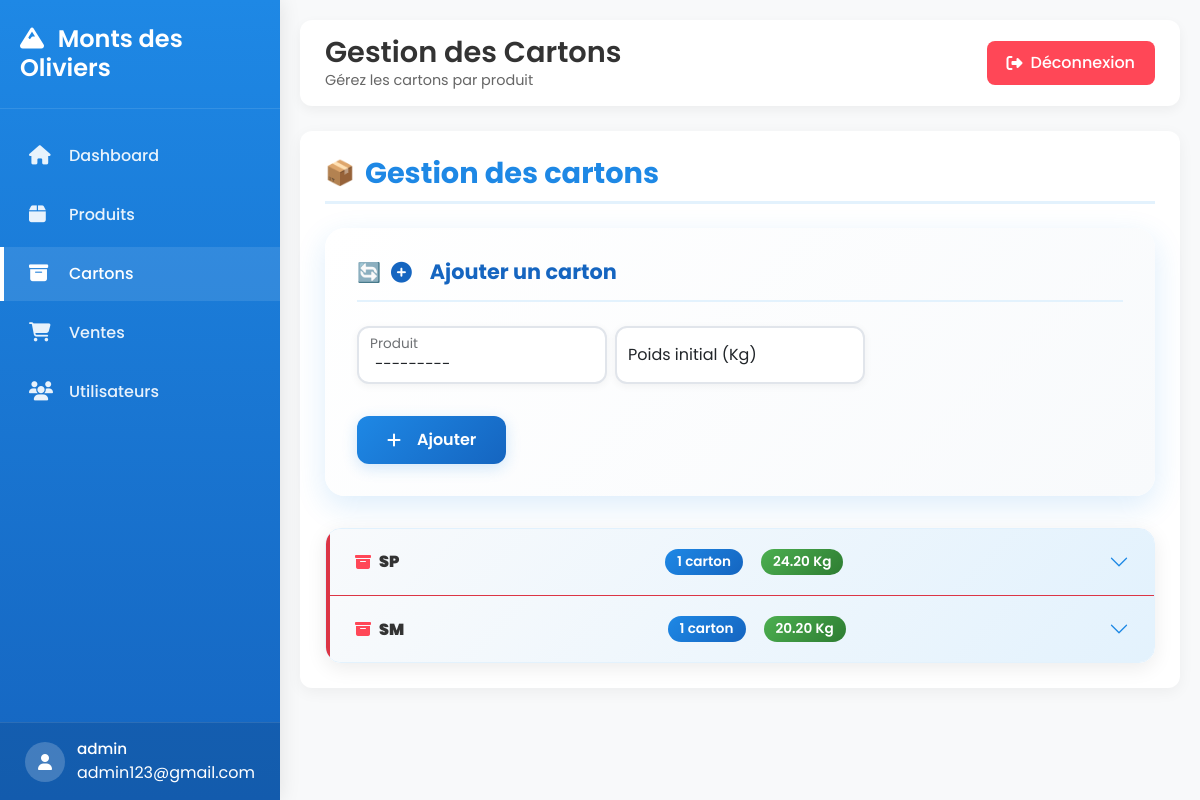
/cartons/ (signed in), run on an earlier commit of the app's database.
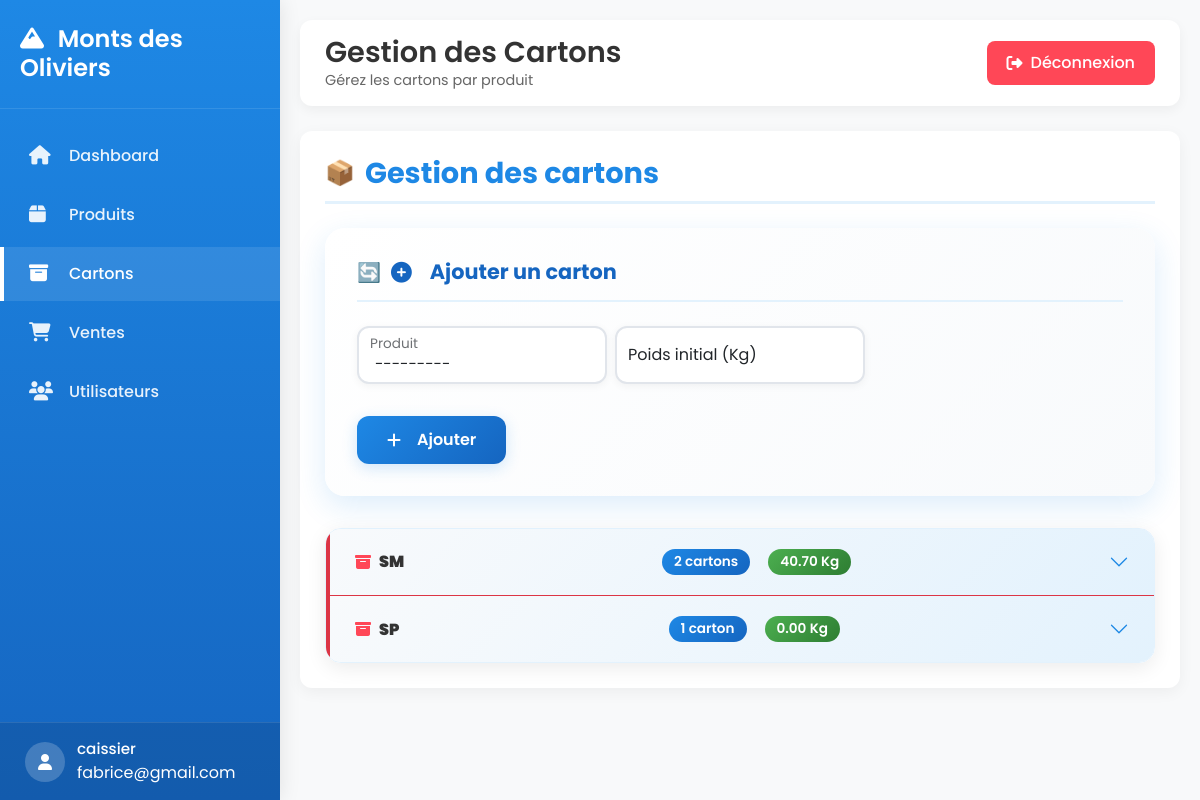
And on a later commit of the database.
### stock_produit/models/user.py (models this page shows, shortened)
class User(AbstractUser):
    USER_TYPE_CHOICES = [
        ('admin', 'Admin'),
        ('caissier', 'Caissier'),
    ]
    username = None
    email = models.EmailField(unique=True)
    user_type = models.CharField(max_length=10, choices=USER_TYPE_CHOICES)
    USERNAME_FIELD = 'email'
    REQUIRED_FIELDS = []

### stock_produit/models/produit.py (models this page shows)
class Produit(models.Model):
    CATEGORY_CHOICES = [
        ('volaille', 'Volailles'),
        ('poisson', 'Poissons'),
        ('frites', 'Frites'),
    ]
    name = models.CharField(max_length=100)
    price_per_kg = models.DecimalField(max_digits=10, decimal_places=2)
    carton_price = models.DecimalField(max_digits=10, decimal_places=2)
    category = models.CharField(max_length=20, choices=CATEGORY_CHOICES)
    stock_alert = models.PositiveIntegerField(default=5)
    created_at = models.DateTimeField(auto_now_add=True)
    def __str__(self):
        return self.name

### stock_produit/views.py (the view)
# urls.py: path("cartons/", views.cartons, name="cartons"),
@login_required
def cartons(request):
    form = CartonForm()
    if request.method == "POST":
        form = CartonForm(request.POST)
        if form.is_valid():
            form.save()
            return redirect("cartons")
    cartons = Carton.objects.select_related("produit")
    produits_groupes = {}
    for carton in cartons:
        produit = carton.produit
        if produit.id not in produits_groupes:
            produits_groupes[produit.id] = {
                "produit": produit,
                "cartons": [],
                "nombre_cartons": 0,
                "total_weight": 0,
                "stock_faible": False,
            }
        produits_groupes[produit.id]["cartons"].append(carton)
        produits_groupes[produit.id]["nombre_cartons"] += 1
        produits_groupes[produit.id]["total_weight"] += carton.remaining_weight or 0
    for item in produits_groupes.values():
        if item["nombre_cartons"] <= item["produit"].stock_alert:
            item["stock_faible"] = True
    context = {
        "produits_groupes": produits_groupes.values(),
        "form": form,
        "carton_edit": None,
    }
    return render(request, "Carton/cartons.html", context)

### stock_produit/forms.py
class CartonForm(forms.ModelForm):
    class Meta:
        model = Carton
        fields = ["produit", "initial_weight"]  # ✅ on enlève remaining_weight
        widgets = {
            "produit": forms.Select(attrs={
                "class": "form-select"
            }),
            "initial_weight": forms.NumberInput(attrs={
                "class": "form-control",
                "placeholder": "Poids initial (Kg)",
                "step": "0.01"
            }),
        }

### stock_produit/templates/Carton/cartons.html (shortened to what this page needs)
{% extends "Base/base.html" %}
{% block page_title %}Gestion des Cartons{% endblock %}
{% block page_subtitle %}Gérez les cartons par produit{% endblock %}
{% block content %}
<div class="cartons-page">
    <h3 class="mb-3">Gestion des cartons</h3>
    <div class="card mb-4">
        <div class="card-body">
            <h5>
                {% if carton_edit %}
                    <i class="fas fa-edit me-2"></i>Modifier le carton #{{ carton_edit.id }}
                {% else %}
                    <i class="fas fa-plus-circle me-2"></i>Ajouter un carton
                {% endif %}
            </h5>
            <form method="post"
                  action="{% if carton_edit %}{% url 'cartons_update' carton_edit.id %}{% else %}{% url 'cartons' %}{% endif %}">
                <div class="row g-2">
                    <div class="col-md-4">
                        <div class="form-floating">
                            {{ form.produit }}
                            <label for="{{ form.produit.id_for_label }}">Produit</label>
                        </div>
                    </div>
                    <div class="col-md-4">
                        <div class="form-floating">
                            {{ form.initial_weight }}
                            <label for="{{ form.initial_weight.id_for_label }}">Poids initial (Kg)</label>
                        </div>
                    </div>
                </div>
                <button class="btn btn-primary mt-3">
                    <i class="fas {% if carton_edit %}fa-save{% else %}fa-plus{% endif %} me-2"></i>
                    {% if carton_edit %}Mettre à jour{% else %}Ajouter{% endif %}
                </button>
            </form>
        </div>
    </div>
    <div class="accordion" id="accordionProduits">
        {% for item in produits_groupes %}
        <div class="accordion-item {% if item.stock_faible %}border-danger{% endif %}">
            <h2 class="accordion-header">
                <button class="accordion-button collapsed" data-bs-toggle="collapse"
                        data-bs-target="#prod{{ item.produit.id }}">
                    <span class="d-flex align-items-center gap-2">
                        <i class="fas fa-archive" style="color: #1e88e5;"></i>
                        <strong>{{ item.produit.name }}</strong>
                    </span>
                    <span class="ms-auto d-flex gap-2">
                        <span class="badge-count">{{ item.nombre_cartons }} carton{{ item.nombre_cartons|pluralize:"s" }}</span>
                        <span class="badge-weight">{{ item.total_weight|floatformat:2 }} Kg</span>
                    </span>
                </button>
            </h2>
        </div>
        {% endfor %}
    </div>
</div>
{% endblock %}

### stock_produit/templates/Base/base.html (shortened to what this page needs)
<!DOCTYPE html>
<html lang="fr">
<head>
    <link href="https://cdn.jsdelivr.net/npm/bootstrap@5.3.2/dist/css/bootstrap.min.css" rel="stylesheet">
    <link href="https://cdnjs.cloudflare.com/ajax/libs/font-awesome/6.5.1/css/all.min.css" rel="stylesheet">
</head>
<body>
    <div class="sidebar" id="sidebar">
        <div class="sidebar-header">
            <h3><i class="fas fa-mountain me-2"></i> Monts des Oliviers</h3>
        </div>
        <div class="sidebar-menu">
            <ul>
                <li>
                    <a href="{% url 'dashboard' %}" class="{% if request.path == '/dashboard/' %}active{% endif %}">
                        <i class="fas fa-home"></i>
                        <span>Dashboard</span>
                    </a>
                </li>
                <li>
                    <a href="{% url 'produits' %}" class="{% if 'produits' in request.path %}active{% endif %}">
                        <i class="fas fa-box"></i>
                        <span>Produits</span>
                    </a>
                </li>
                <li>
                    <a href="{% url 'cartons' %}" class="{% if 'cartons' in request.path %}active{% endif %}">
                        <i class="fas fa-archive"></i>
                        <span>Cartons</span>
                    </a>
                </li>
                <li>
                    <a href="{% url 'ventes' %}" class="{% if 'ventes' in request.path %}active{% endif %}">
                        <i class="fas fa-shopping-cart"></i>
                        <span>Ventes</span>
                    </a>
                </li>
                <li>
                    <a href="{% url 'users' %}" class="{% if 'users' in request.path %}active{% endif %}">
                        <i class="fas fa-users"></i>
                        <span>Utilisateurs</span>
                    </a>
                </li>
            </ul>
        </div>
        <div class="user-profile">
            <div class="user-info">
                <div class="user-avatar">
                    <i class="fas fa-user"></i>
                </div>
                <div>
                    {% if request.user.is_authenticated %}
                    <div class="user-name">{{ request.user.user_type }}</div>
                    <span>{{ request.user.email }}</span>
                    {% endif %}
                </div>
            </div>
        </div>
    </div>
    <div class="main-content" id="mainContent">
        <nav class="top-navbar">
            <div class="left-header">
                <div class="page-title">
                    <h1>{% block page_title %}Dashboard{% endblock %}</h1>
                    <p>{% block page_subtitle %}Gestion des opérations commerciales{% endblock %}</p>
                </div>
            </div>
            <div class="top-actions">
                <a href="{% url 'deconnexion' %}" class="logout-btn">
                    <i class="fas fa-sign-out-alt"></i>
                    Déconnexion
                </a>
            </div>
        </nav>
        <div class="content-card fade-in">
            {% block content %}{% endblock %}
        </div>
    </div>
</body>
</html>

What changed in the data, as far as the page shows it:
changed User: user.user_type "admin" → "caissier"; user.email "admin123@gmail.com" → "fabrice@gmail.com"
changed Produit "SM": nombre_cartons "1" → "2"; total_weight "20.20" → "40.70"; moves up the list
changed Produit "SP": total_weight "24.20" → "0.00"
